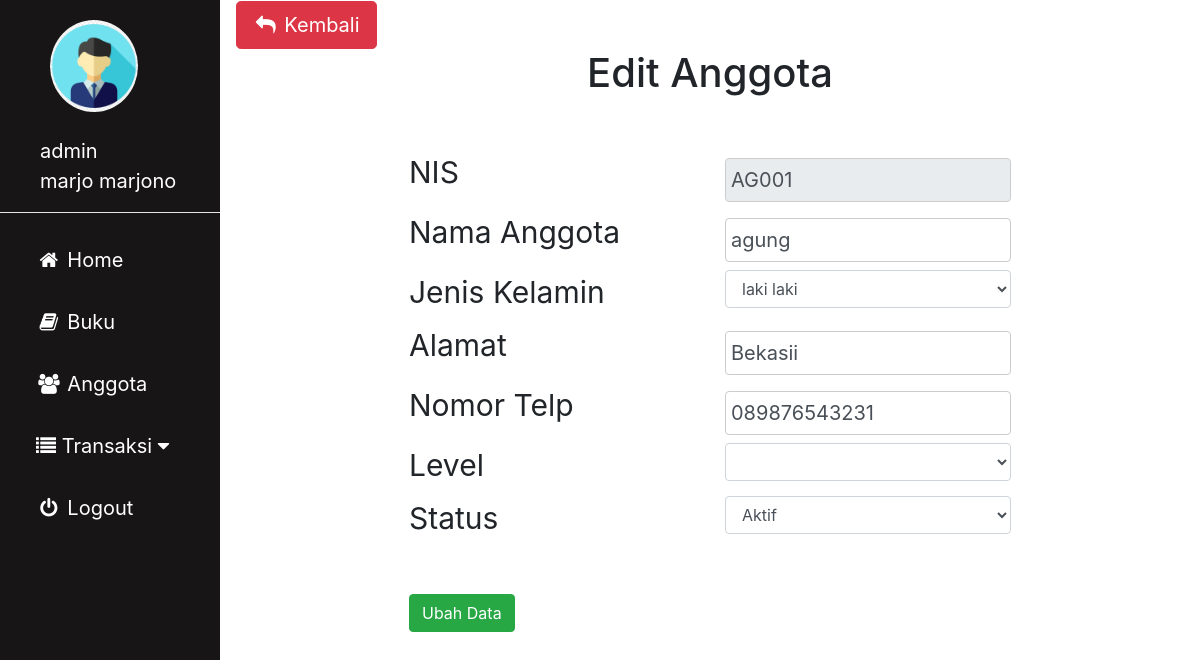
Screenshot of /admin/anggota_edit.php?agung=AG001 (signed in) with the database file from the repository.
### tables this page shows
CREATE TABLE `anggota` (
  `nis` varchar(10) NOT NULL,
  `nama_anggota` varchar(50) NOT NULL,
  `jk` enum('laki laki','perempuan') NOT NULL,
  `alamat` text NOT NULL,
  `no_telp` varchar(13) NOT NULL,
  `id_level` int(2) NOT NULL,
  `status` varchar(50) NOT NULL
);

### admin/anggota_edit.php (the view, shortened to what this page needs)
<?php
include'sidebar.php';
 ?>
 <link rel="stylesheet" href="../img/csskonten.css">
 <link rel="stylesheet" href="../css/bootstrap.css">
 <?php
 $metode = $_GET['agung'];
 $edit = $koneksi -> prepare("SELECT * FROM anggota WHERE nis = :nis");
 $edit -> bindParam(':nis', $metode);
 $edit -> execute();
 $hasil = $edit -> fetch();
 ?>
 <div class="main">
   <button type="button" name="button" onclick="history.back(-1)" class="btn btn-danger btn-lg"><i class="fa fa-fw fa-reply"></i> Kembali</button>
   <div class="container col-md-8">
     <h1 align=center>Edit Anggota</h1>
     <br>
     <form action="anggota_proses.php?prabowo=edit" method="post">
       <div class="row">
         <div class="col">
           <label for="kode">NIS</label>
         </div>
         <div class="col">
           <input type="text" class="form-control" name="nis" value="<?php echo $hasil['nis']; ?>" readonly>
         </div>
       </div>
       <div class="row">
         <div class="col">
           <label for="kode">Nama Anggota</label>
         </div>
         <div class="col">
           <input type="text" class="form-control" name="nama" value="<?php echo $hasil['nama_anggota']; ?>">
         </div>
       </div>
       <div class="row">
         <div class="col">
           <label for="kode">Jenis Kelamin</label>
         </div>
         <div class="col">
         <select class="form-control" name="jk">
           <option><?php echo $hasil['jk']; ?></option>
         </select>
       </div>
       </div>
       <div class="row">
         <div class="col">
           <label for="kode">Alamat</label>
         </div>
         <div class="col">
           <input type="text" class="form-control" name="alamat" value="<?php echo $hasil['alamat']; ?>">
         </div>
       </div>
       <div class="row">
         <div class="col">
           <label for="kode">Nomor Telp</label>
         </div>
         <div class="col">
           <input type="text" class="form-control" name="no_telp" value="<?php echo $hasil['no_telp']; ?>">
         </div>
       </div>
       <div class="row">
         <div class="col">
           <label for="kode">Level</label>
         </div>
         <div class="col">
           <select class="form-control" name="level" >
             <option></option>
             <?php
             $zxc = $koneksi -> prepare("SELECT * FROM level");
             $zxc -> execute();
             while($cat = $zxc -> fetch()){
             ?>
             <option value="<?php echo $cat['id_level']; ?>"><?php echo $cat['nama_level']; ?></option>
           <?php } ?>
           </select>
         </div>
       </div>
       <div class="row">
         <div class="col">
           <label for="kode">Status</label>
         </div>
         <div class="col">
           <select class="form-control" name="status">
             <option><?php echo $hasil['status']; ?></option>
           </select>
         </div>
       </div><br>
       <button type="submit" class="btn btn-success">Ubah Data</button>
     </form>
   </div>
 </div>

### img/cssadmin.css (style rules this page uses)
body { margin: 0; font-family: "Lato", sans-serif; }

### img/csskonten.css (style rules this page uses)
.main { margin-left: 220px; padding: 1px 16px; height: 100%; font-size: 30px; }
input[type=text], input[type=password], select { width: 100%; padding: 5px 5px; margin: 8px 0; display: inline-block; border: 1px solid #ccc; box-sizing: border-box; font-size: 20px; }

### rows the page displays
anggota: nis "AG001", nama "agung", jk "laki laki", alamat "Bekasii", no_telp "089876543231", status "Aktif"

### other values shown
$_SESSION['username']['id'] "admin"
$_SESSION['username']['nama'] "marjo marjono"
